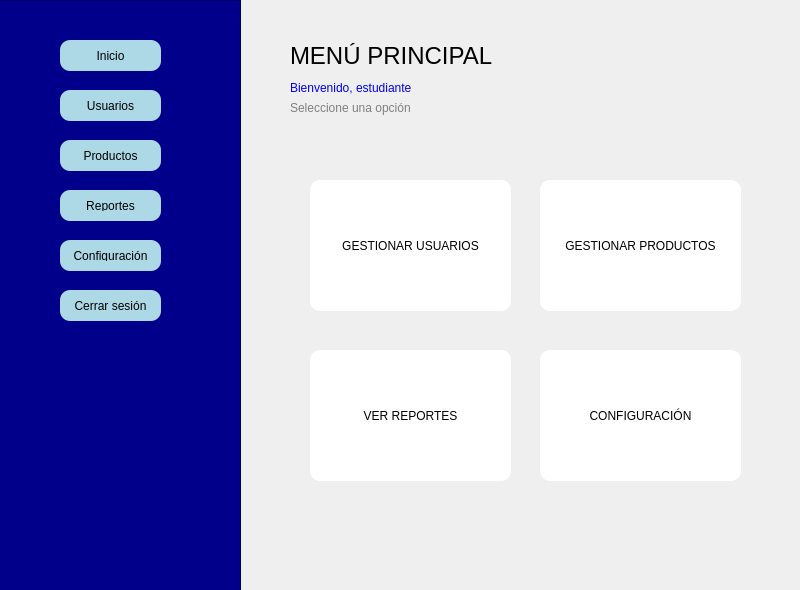
<?xml version="1.0" encoding="UTF-8"?>
<ui version="4.0">
 <class>MainWindow</class>
 <widget class="QMainWindow" name="MainWindow">
  <property name="geometry">
   <rect>
    <x>0</x>
    <y>0</y>
    <width>800</width>
    <height>590</height>
   </rect>
  </property>
  <property name="windowTitle">
   <string>MainWindow</string>
  </property>
  <widget class="QWidget" name="centralwidget">
   <widget class="QLabel" name="label">
    <property name="geometry">
     <rect>
      <x>290</x>
      <y>30</y>
      <width>251</width>
      <height>51</height>
     </rect>
    </property>
    <property name="font">
     <font>
      <pointsize>18</pointsize>
     </font>
    </property>
    <property name="text">
     <string>MENÚ PRINCIPAL</string>
    </property>
   </widget>
   <widget class="QLabel" name="label_2">
    <property name="geometry">
     <rect>
      <x>290</x>
      <y>80</y>
      <width>161</width>
      <height>16</height>
     </rect>
    </property>
    <property name="styleSheet">
     <string notr="true">color: blue;</string>
    </property>
    <property name="text">
     <string>Bienvenido, estudiante</string>
    </property>
   </widget>
   <widget class="QLabel" name="label_3">
    <property name="geometry">
     <rect>
      <x>290</x>
      <y>100</y>
      <width>161</width>
      <height>16</height>
     </rect>
    </property>
    <property name="styleSheet">
     <string notr="true">color: gray;</string>
    </property>
    <property name="text">
     <string>Seleccione una opción</string>
    </property>
   </widget>
   <widget class="QFrame" name="frame">
    <property name="geometry">
     <rect>
      <x>-10</x>
      <y>0</y>
      <width>251</width>
      <height>591</height>
     </rect>
    </property>
    <property name="styleSheet">
     <string notr="true">background-color: darkblue;</string>
    </property>
    <property name="frameShape">
     <enum>QFrame::StyledPanel</enum>
    </property>
    <property name="frameShadow">
     <enum>QFrame::Raised</enum>
    </property>
    <widget class="QPushButton" name="pushButton_6">
     <property name="geometry">
      <rect>
       <x>70</x>
       <y>40</y>
       <width>101</width>
       <height>31</height>
      </rect>
     </property>
     <property name="styleSheet">
      <string notr="true">background-color: lightblue;
border-radius: 10px;
padding: 10px;</string>
     </property>
     <property name="text">
      <string>Inicio</string>
     </property>
    </widget>
    <widget class="QPushButton" name="pushButton_7">
     <property name="geometry">
      <rect>
       <x>70</x>
       <y>90</y>
       <width>101</width>
       <height>31</height>
      </rect>
     </property>
     <property name="styleSheet">
      <string notr="true">background-color: lightblue;
border-radius: 10px;
padding: 10px;</string>
     </property>
     <property name="text">
      <string>Usuarios</string>
     </property>
    </widget>
    <widget class="QPushButton" name="pushButton_8">
     <property name="geometry">
      <rect>
       <x>70</x>
       <y>140</y>
       <width>101</width>
       <height>31</height>
      </rect>
     </property>
     <property name="styleSheet">
      <string notr="true">background-color: lightblue;
border-radius: 10px;
padding: 10px;</string>
     </property>
     <property name="text">
      <string>Productos</string>
     </property>
    </widget>
    <widget class="QPushButton" name="pushButton_9">
     <property name="geometry">
      <rect>
       <x>70</x>
       <y>190</y>
       <width>101</width>
       <height>31</height>
      </rect>
     </property>
     <property name="styleSheet">
      <string notr="true">background-color: lightblue;
border-radius: 10px;
padding: 10px;</string>
     </property>
     <property name="text">
      <string>Reportes</string>
     </property>
    </widget>
    <widget class="QPushButton" name="pushButton_10">
     <property name="geometry">
      <rect>
       <x>70</x>
       <y>240</y>
       <width>101</width>
       <height>31</height>
      </rect>
     </property>
     <property name="styleSheet">
      <string notr="true">background-color: lightblue;
border-radius: 10px;
padding: 10px;</string>
     </property>
     <property name="text">
      <string>Configuración</string>
     </property>
    </widget>
    <widget class="QPushButton" name="pushButton_11">
     <property name="geometry">
      <rect>
       <x>70</x>
       <y>290</y>
       <width>101</width>
       <height>31</height>
      </rect>
     </property>
     <property name="styleSheet">
      <string notr="true">background-color: lightblue;
border-radius: 10px;
padding: 10px;</string>
     </property>
     <property name="text">
      <string>Cerrar sesión</string>
     </property>
    </widget>
   </widget>
   <widget class="QPushButton" name="pushButton">
    <property name="geometry">
     <rect>
      <x>310</x>
      <y>180</y>
      <width>201</width>
      <height>131</height>
     </rect>
    </property>
    <property name="styleSheet">
     <string notr="true">border-radius: 10px;
padding: 10px;
background-color: white;</string>
    </property>
    <property name="text">
     <string>GESTIONAR USUARIOS</string>
    </property>
    <property name="icon">
     <iconset>
      <normaloff>../Pictures/images (2).png</normaloff>../Pictures/images (2).png</iconset>
    </property>
    <property name="iconSize">
     <size>
      <width>30</width>
      <height>30</height>
     </size>
    </property>
   </widget>
   <widget class="QPushButton" name="pushButton_2">
    <property name="geometry">
     <rect>
      <x>540</x>
      <y>180</y>
      <width>201</width>
      <height>131</height>
     </rect>
    </property>
    <property name="styleSheet">
     <string notr="true">border-radius: 10px;
padding: 10px;
background-color: white;</string>
    </property>
    <property name="text">
     <string>GESTIONAR PRODUCTOS</string>
    </property>
    <property name="icon">
     <iconset>
      <normaloff>../Pictures/images.png</normaloff>../Pictures/images.png</iconset>
    </property>
    <property name="iconSize">
     <size>
      <width>30</width>
      <height>30</height>
     </size>
    </property>
   </widget>
   <widget class="QPushButton" name="pushButton_3">
    <property name="geometry">
     <rect>
      <x>310</x>
      <y>350</y>
      <width>201</width>
      <height>131</height>
     </rect>
    </property>
    <property name="styleSheet">
     <string notr="true">border-radius: 10px;
padding: 10px;
background-color: white;</string>
    </property>
    <property name="text">
     <string>VER REPORTES</string>
    </property>
    <property name="icon">
     <iconset>
      <normaloff>../Pictures/841791.png</normaloff>../Pictures/841791.png</iconset>
    </property>
    <property name="iconSize">
     <size>
      <width>30</width>
      <height>30</height>
     </size>
    </property>
   </widget>
   <widget class="QPushButton" name="pushButton_4">
    <property name="geometry">
     <rect>
      <x>540</x>
      <y>350</y>
      <width>201</width>
      <height>131</height>
     </rect>
    </property>
    <property name="styleSheet">
     <string notr="true">border-radius: 10px;
padding: 10px;
background-color: white;</string>
    </property>
    <property name="text">
     <string>CONFIGURACIÓN</string>
    </property>
    <property name="icon">
     <iconset>
      <normaloff>../Pictures/6063673.png</normaloff>../Pictures/6063673.png</iconset>
    </property>
    <property name="iconSize">
     <size>
      <width>30</width>
      <height>30</height>
     </size>
    </property>
   </widget>
  </widget>
 </widget>
 <resources/>
 <connections/>
</ui>
